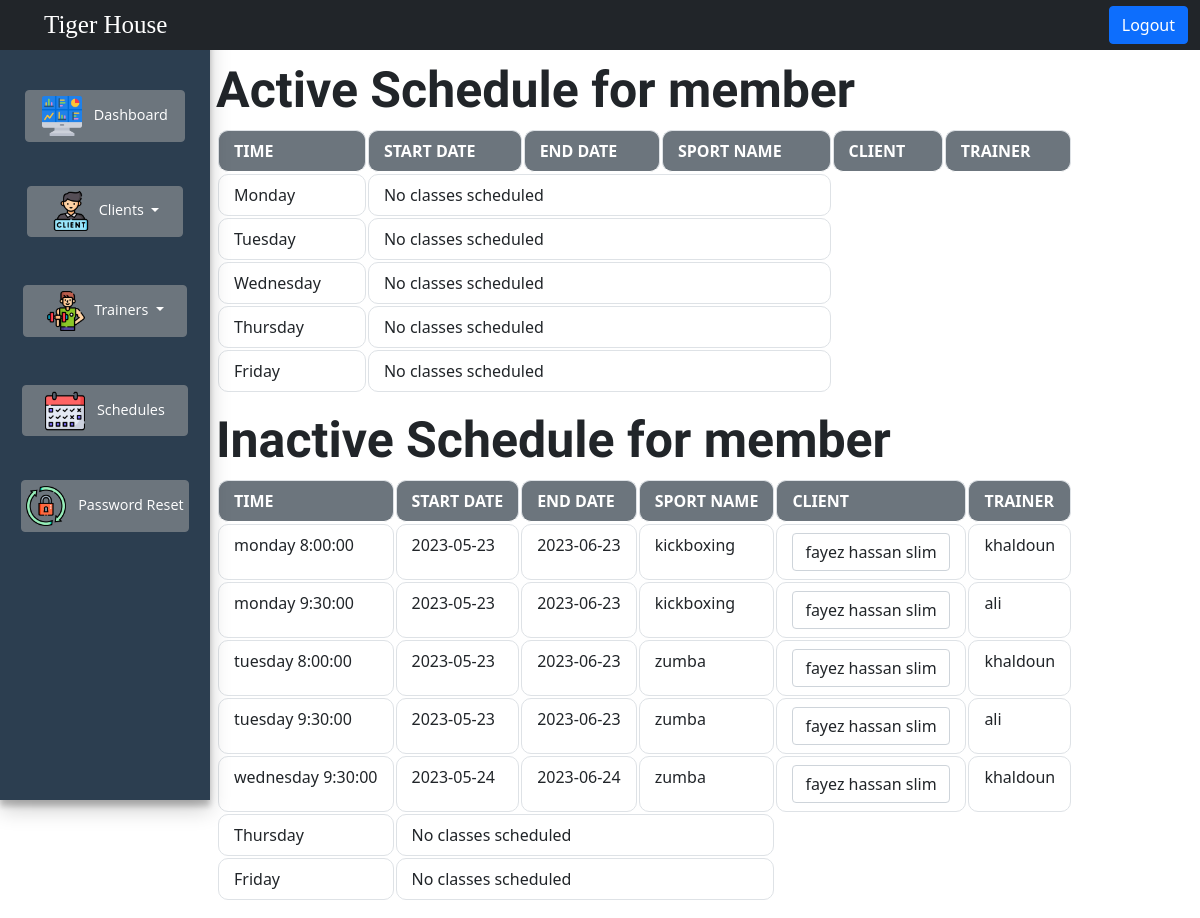
The app's page /allSchedule.php (signed in) with its own data.
### tables this page shows
CREATE TABLE `sport_client` (
  `sport_client_id` int(11) NOT NULL,
  `client_id` int(11) NOT NULL,
  `sport_id` int(11) NOT NULL,
  `class_date` varchar(255) NOT NULL,
  `trainer_id` int(11) NOT NULL,
  `sport_active` tinyint(4) NOT NULL
);

CREATE TABLE `sport` (
  `sport_id` int(11) NOT NULL,
  `sport_name` varchar(255) NOT NULL,
  `level` int(11) NOT NULL,
  `class_date` varchar(255) NOT NULL,
  `trainer_id` int(11) NOT NULL,
  `class_time` time NOT NULL,
  `class_approve` tinyint(4) NOT NULL,
  `start_date` date NOT NULL,
  `end_date` date NOT NULL
);

CREATE TABLE `trainer` (
  `trainer_id` int(11) NOT NULL,
  `trainer_name` varchar(255) NOT NULL,
  `trainer_email` varchar(255) NOT NULL,
  `password` varchar(255) NOT NULL,
  `specialization` varchar(255) NOT NULL,
  `approved` tinyint(1) NOT NULL DEFAULT 0,
  `yoe` int(11) NOT NULL,
  `cover_letter` longtext NOT NULL,
  `resume` varchar(255) NOT NULL,
  `image` varchar(255) NOT NULL,
  `phone` int(11) NOT NULL,
  `join_date` date NOT NULL,
  `trainer_dob` int(11) NOT NULL
);

### allSchedule.php (the view, shortened to what this page needs)
<?php
require_once "connection.php";
?>
<!DOCTYPE html>
<html lang="en">
<head>
    <link href="https://cdn.jsdelivr.net/npm/bootstrap@5.0.2/dist/css/bootstrap.min.css" rel="stylesheet"
>
    <link rel="stylesheet" href="admin.css">
    <link rel="stylesheet" href="table.css">
</head>
<body>
    <nav class="navbar navbar-expand-lg navbar-dark bg-dark custom-navbar fixed-top">
        <div class="container-fluid">
            <a class="navbar-brand" href="index.php">Tiger House</a>
            <div class="collapse navbar-collapse" id="navbarNav">
                <ul class="navbar-nav ms-auto">
                    <li class="nav-item">
                        <a class="btn btn-primary logout-btn" href="index.php">Logout</a>
                    </li>
                </ul>
            </div>
        </div>
    </nav>
    <div class="wrapper">
        <div class="sidebar">
            <ul>
                <li>
                    <a class="btn btn-secondary btn-dashboard" href="admin.php">
                        <img src="pics/dashboard.png" alt="Dashboard" width="40" height="40" class="me-2">
                        Dashboard
                    </a>
                </li>
                <div class="dropdown"><br>
                    <button class="btn btn-secondary dropdown-toggle btn-clients" type="button"
                        data-bs-toggle="dropdown" aria-expanded="false">
                        <img src="pics/client.png" alt="client" width="40" height="40" class="me-2">Clients
                    </button>
                </div>
                <div class="dropdown"><br><br>
                    <button class="btn btn-secondary dropdown-toggle btn-trainers" type="button"
                        data-bs-toggle="dropdown" aria-expanded="false">
                        <img src="pics/trainer.png" alt="trainer" width="40" height="40" class="me-2">Trainers
                    </button>
                </div>
                <li><br><br>
                    <a class="btn btn-secondary btn-schedules" href="allSchedule.php">
                        <img src="pics/schedule.png" alt="trainer" width="40" height="40" class="me-2">
                        Schedules
                    </a>
                </li>
                <li><br>
                    <a class="btn btn-secondary btn-reset" href="reset_password.php">
                        <img src="pics/reset-password.png" alt="password" width="40" height="40" class="me-2">
                        Password Reset
                    </a>
                </li>
            </ul>
        </div>
        <div class="main-content">
            <h1 class="heading-primary">Active Schedule for member</h1>
            <table class="table table-bordered">
                <thead>
                    <tr>
                        <th>Time</th>
                        <th>Start Date</th>
                        <th>End Date</th>
                        <th>Sport name</th>
                        <th>Client</th>
                        <th>Trainer</th>
                    </tr>
                </thead>
                <tbody>
                    <?php
        $days = ["Monday", "Tuesday", "Wednesday", "Thursday", "Friday"];
        foreach ($days as $day) {
            $sql = "SELECT sport_client.*, client.*, sport.*, trainer.*
                    FROM sport_client
                    INNER JOIN client ON client.client_id = sport_client.client_id
                    INNER JOIN sport ON sport.class_date = sport_client.class_date AND sport.trainer_id = sport_client.trainer_id
                    INNER JOIN trainer ON trainer.trainer_id = sport_client.trainer_id
                    WHERE sport.end_date>NOW() AND sport_client.class_date LIKE '%$day%'
                    ORDER BY sport.class_time";
            $result = $conn->query($sql);
            if ($result && mysqli_num_rows($result) > 0) {
                $groupedData = [];
                while ($row = mysqli_fetch_assoc($result)) {
                    $key = $row['class_date'] . '-' . $row['sport_name'];
                    $groupedData[$key][] = $row;
                }
                foreach ($groupedData as $key => $rows) {
                    $firstRow = $rows[0];
                    echo "<tr>";
                    echo "<td>" . $firstRow['class_date'] . "</td>";
                    echo "<td>" . $firstRow['start_date'] . "</td>";
                    echo "<td>" . $firstRow['end_date'] . "</td>";
                    echo "<td>" . $firstRow['sport_name'] . "</td>";
                    echo "<td>";
                    echo '<select class="form-control">';
    foreach ($rows as $row) {
        echo '<option>' . $row['name'] . '</option>';
    }
    echo '</select>';
                    echo "</td>";
                    echo "<td>" . $firstRow['trainer_name'] . "</td>";
                    echo "</tr>";
                }
            } else {
                echo "<tr>";
                echo "<td>" . $day . "</td>";
                echo "<td colspan='3'>No classes scheduled</td>";
                echo "</tr>";
            }
        }
    ?>
                </tbody>
            </table>
            <h1 class="heading-primary">Inactive Schedule for member</h1>
            <table class="table table-bordered">
                <thead>
                    <tr>
                        <th>Time</th>
                        <th>Start Date</th>
                        <th>End Date</th>
                        <th>Sport name</th>
                        <th>Client</th>
                        <th>Trainer</th>
                    </tr>
                </thead>
                <tbody>
                    <?php
        $days = ["Monday", "Tuesday", "Wednesday", "Thursday", "Friday"];
        foreach ($days as $day) {
            $sql = "SELECT sport_client.*, client.*, sport.*, trainer.*
                    FROM sport_client
                    INNER JOIN client ON client.client_id = sport_client.client_id
                    INNER JOIN sport ON sport.class_date = sport_client.class_date AND sport.trainer_id = sport_client.trainer_id
                    INNER JOIN trainer ON trainer.trainer_id = sport_client.trainer_id
                    WHERE sport.end_date<NOW() AND sport_client.class_date LIKE '%$day%'
                    ORDER BY sport.class_time";
            $result = $conn->query($sql);
            if ($result && mysqli_num_rows($result) > 0) {
                $groupedData = [];
                while ($row = mysqli_fetch_assoc($result)) {
                    $key = $row['class_date'] . '-' . $row['sport_name'];
                    $groupedData[$key][] = $row;
                }
                foreach ($groupedData as $key => $rows) {
                    $firstRow = $rows[0];
                    echo "<tr>";
                    echo "<td>" . $firstRow['class_date'] . "</td>";
                    echo "<td>" . $firstRow['start_date'] . "</td>";
                    echo "<td>" . $firstRow['end_date'] . "</td>";
                    echo "<td>" . $firstRow['sport_name'] . "</td>";
                    echo "<td>";
                    echo '<select class="form-control">';
    foreach ($rows as $row) {
        echo '<option>' . $row['name'] . '</option>';
    }
    echo '</select>';
                    echo "</td>";
                    echo "<td>" . $firstRow['trainer_name'] . "</td>";
                    echo "</tr>";
                }
            } else {
                echo "<tr>";
                echo "<td>" . $day . "</td>";
                echo "<td colspan='3'>No classes scheduled</td>";
                echo "</tr>";
            }
        }
    ?>
                </tbody>
            </table>
        </div>
    </div>
</body>
</html>

### admin.css (style rules this page uses)
body { margin: 0; padding: 0; }
.custom-navbar { height: 50px; }
.wrapper { display: flex; flex-direction: row; }
.sidebar { padding-top: 90px; display: flex; flex-direction: column; justify-content: flex-start; align-items: center; width: 210px; height: 100%; background-color: #2c3e50; color: #ecf0f1; margin-right: 20px; height: 100vh; position: fixed; overflow-y: auto; box-shadow: 0 10px 20px rgba(0, 0, 0, 0.19), 0 6px 6px rgba(0, 0, 0, 0.23); font-family: 'Open Sans', sans-serif; text-align: center; }
ul { list-style: none; margin: 0; padding: 0; }
li { margin-bottom: 20px; }
li a img { display: inline-block; margin-right: 5px; vertical-align: middle; }
a { display: block; padding: 10px; color: #333; text-decoration: none; }
.main-content { padding-top: 5%; margin-left: 18%; }
.navbar-brand { font-family: "Pacifico", cursive; padding-left: 2rem; font-size: 25px; pointer-events: none; cursor: default; text-decoration: none; }
.logout-btn { margin-top: 20px; }
.form-control { width: 100%; font-size: 16px; }
.btn-primary { font-size: 16px; }
.btn-dashboard { font-size: 0.9rem; padding: 0.3rem 1rem; }
.btn-clients, .btn-trainers, .btn-schedules { font-size: 0.9rem; padding: 0.3rem 1.4rem; }
.btn-reset { font-size: 0.9rem; padding: 0.3rem 0.3rem; }

### table.css (style rules this page uses)
:root { --table-border-color: #dee2e6; --table-header-bg: #6c757d; --table-row-hover-bg: #dee2e6; --table-striped-row-bg: #f8f9fa; --animation-speed: 0.3s; --box-shadow-color: rgba(0, 0, 0, 0.2); --table-padding: 8px 15px; }
.table { width: 100%; border-collapse: separate; border-spacing:1; }
.table td, .table th { border: 1px solid var(--table-border-color); border-radius: 10px; padding: var(--table-padding); transition: background-color var(--animation-speed) ease; }
.table thead th { background-color: var(--table-header-bg); color: white; text-transform: uppercase; }
.heading-primary { font-size: 50px; font-weight: bold; font-family: "Bungee Spice", cursive; animation: bounce 1s ease-out 1; }

### records on screen
sport_client: sport.class_date "monday 8:00:00", sport.start_date "2023-05-23", sport.end_date "2023-06-23", sport.sport_name "kickboxing", trainer.trainer_name "khaldoun"
sport_client: sport.class_date "monday 9:30:00", sport.start_date "2023-05-23", sport.end_date "2023-06-23", sport.sport_name "kickboxing", trainer.trainer_name "ali"
sport_client: sport.class_date "tuesday 8:00:00", sport.start_date "2023-05-23", sport.end_date "2023-06-23", sport.sport_name "zumba", trainer.trainer_name "khaldoun"
sport_client: sport.class_date "tuesday 9:30:00", sport.start_date "2023-05-23", sport.end_date "2023-06-23", sport.sport_name "zumba", trainer.trainer_name "ali"
sport_client: sport.class_date "wednesday 9:30:00", sport.start_date "2023-05-24", sport.end_date "2023-06-24", sport.sport_name "zumba", trainer.trainer_name "khaldoun"

### other values on screen
$day "Monday"
$day "Tuesday"
$day "Wednesday"
$day "Thursday"
$day "Friday"
form field value "fayez hassan slim"
